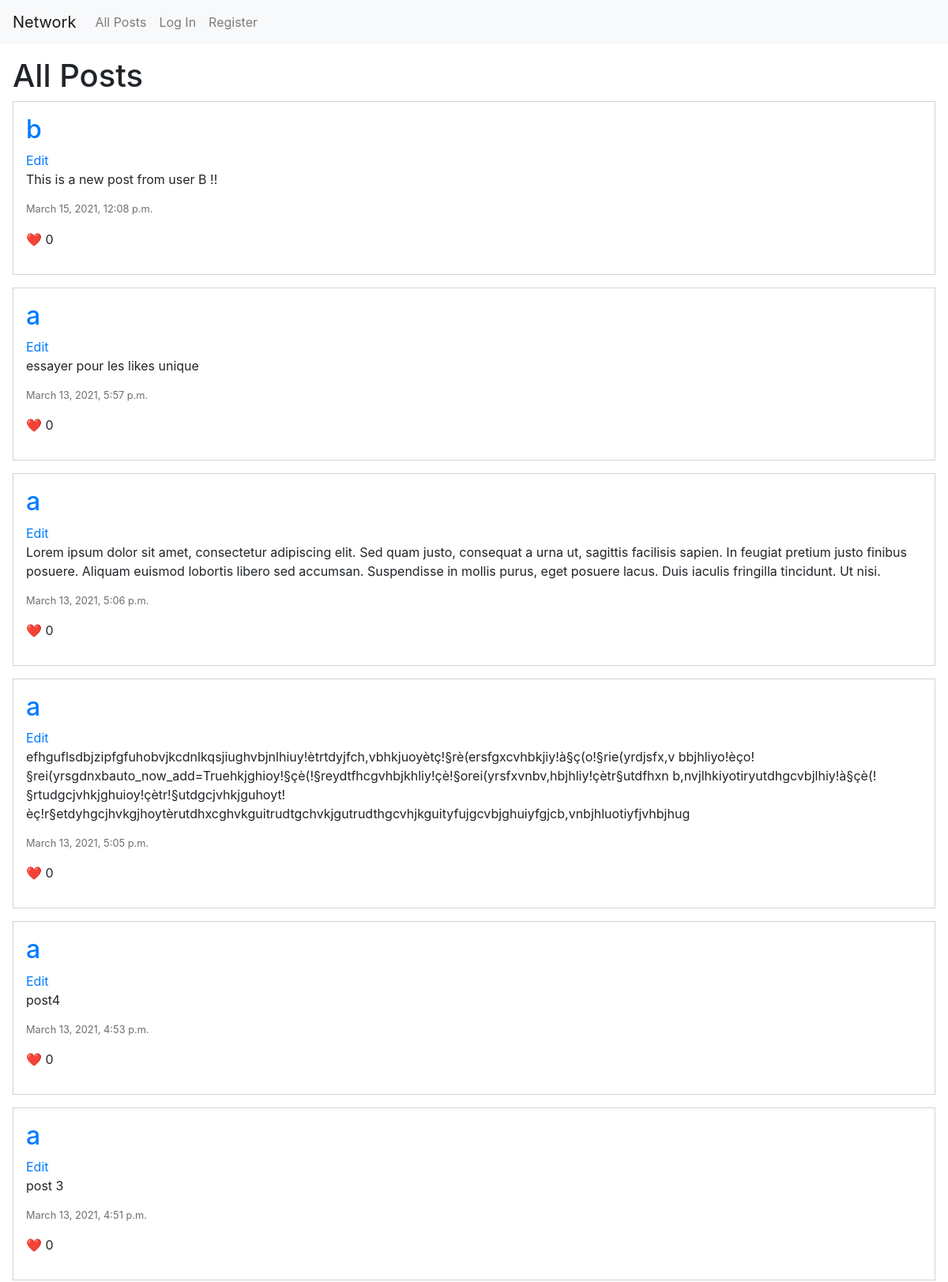
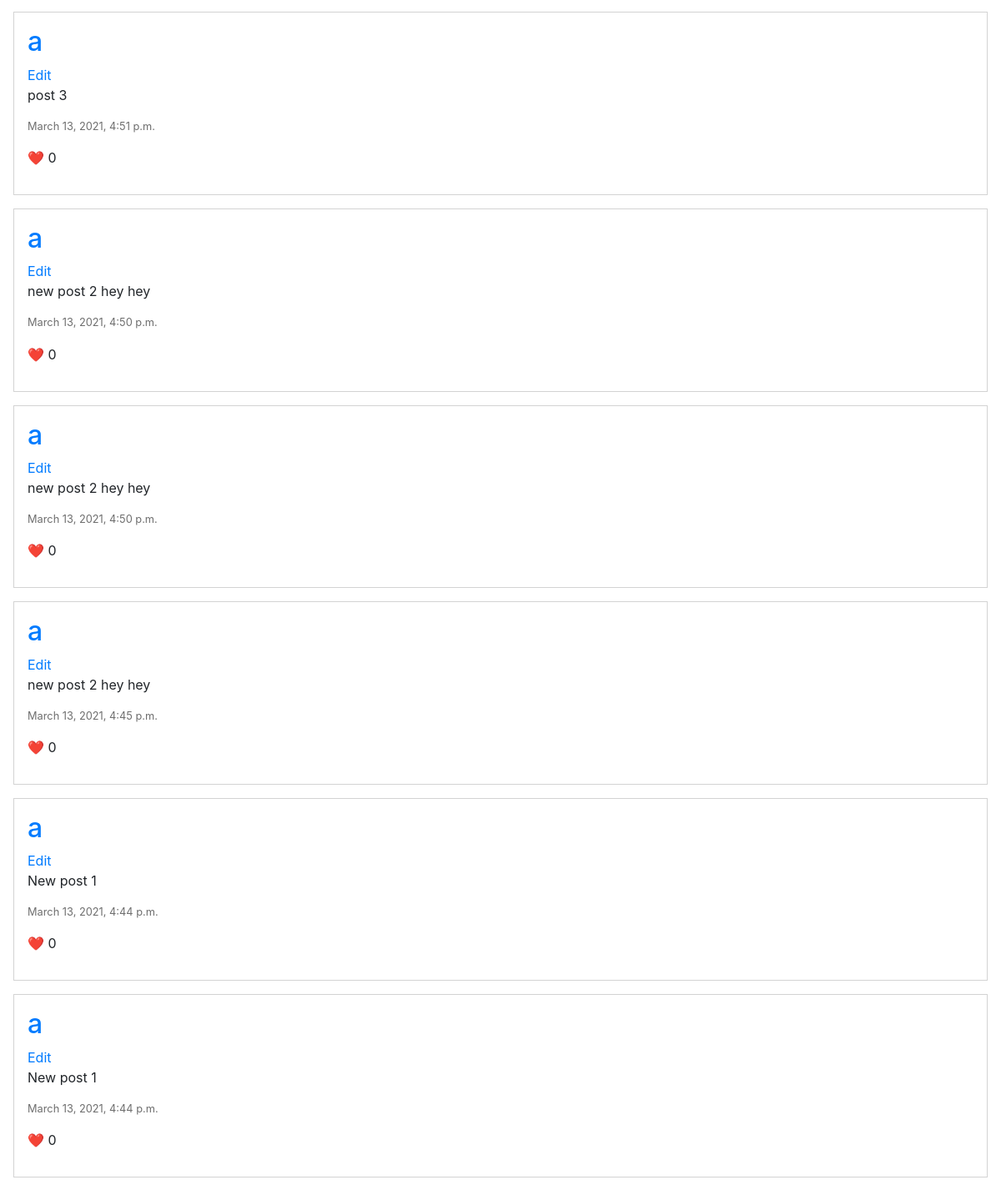
The page / on the database its author committed (2 pictures, top to bottom).
### network/models.py (models this page shows)
class Post(models.Model):
    author = models.ForeignKey(User, on_delete=models.CASCADE, related_name="author")
    text = models.CharField(max_length=280)
    time_creation = models.DateTimeField(auto_now_add=True)
    time_last_update = models.DateTimeField(auto_now=True)
    likes = models.ForeignKey(User, on_delete=models.CASCADE, related_name="liker", null=True)

class User(AbstractUser):
    followers = models.ManyToManyField("self", related_name="followerz", symmetrical=False)

### network/views.py (the view)
# urls.py: path("", views.index, name="index"),
def index(request):
    if request.method == "POST":
        text = request.POST["text"]
        author = User.objects.get(pk=request.user.id)
        new_post = Post(author=author, text=text)
        new_post.save()
        return HttpResponseRedirect(reverse("index"))
    else:
        posts = Post.objects.all().order_by("time_last_update").reverse()
        return render(request, "network/index.html", {
            "h1": "All Posts",
            "posts": posts,
            "display_new_post": True
        })

### network/templates/network/index.html (shortened to what this page needs)
{% extends "network/layout.html" %}
{% block body %}
    <div class="content">
        <h1>{{h1}}</h1>
        {% for post in posts %}
            <div class="post">
                <a href="{% url 'profile' post.author.id %}"><h2>{{ post.author.username }}</h2></a>
                <a href="#">Edit</a>
                <p>{{ post.text }}</p>
                <p class="post_time">{{ post.time_creation }}</p>
                <p>❤️ {% if post.likes %}
                        {{ post.likes }}
                     {% else %}
                        0
                     {% endif %}
                </p>
            </div>
        {% endfor %}
    </div>
{% endblock %}

### network/static/network/styles.css (style rules this page uses)
.content { padding: 16px; }
.post { border: 1px solid lightgray; padding: 1em; margin-bottom: 1rem; }
.post_time { font-size: 0.8em; color: rgb(110, 110, 110); }

### rows shown on the page
Post: author.username "b", text "This is a new post from user B !!", time_creation "March 15, 2021, 12:08 p.m."
Post: author.username "a", text "essayer pour les likes unique", time_creation "March 13, 2021, 5:57 p.m."
Post: author.username "a", text "Lorem ipsum dolor sit amet, consectetur adipiscing elit. Sed quam justo, consequat a urna ut, sagittis facilisis sapien. In feugiat pretium justo finibus posuere. Aliquam euismod lobortis libero sed accumsan. Suspendisse in mollis purus, eget posuere lacus. Duis iaculis fringilla tincidunt. Ut nisi.", time_creation "March 13, 2021, 5:06 p.m."
Post: author.username "a", text "efhguflsdbjzipfgfuhobvjkcdnlkqsjiughvbjnlhiuy!ètrtdyjfch,vbhkjuoyètç!§rè(ersfgxcvhbkjiy!à§ç(o!§rie(yrdjsfx,v bbjhliyo!èço!§rei(yrsgdnxbauto_now_add=Truehkjghioy!§çè(!§reydtfhcgvhbjkhliy!çè!§orei(yrsfxvnbv,hbjhliy!çètr§utdfhxn b,nvjlhkiyotiryutdhgcvbjlhiy!à§çè(!§rtudgcjvhkjghuioy!çètr!§utdgcjvhkjguhoyt!èç!r§etdyhgcjhvkgjhoytèrutdhxcghvkguitrudtgchvkjgutrudthgcvhjkguityfujgcvbjghuiyfgjcb,vnbjhluotiyfjvhbjhug", time_creation "March 13, 2021, 5:05 p.m."
Post: author.username "a", text "post4", time_creation "March 13, 2021, 4:53 p.m."
Post: author.username "a", text "post 3", time_creation "March 13, 2021, 4:51 p.m."
Post: author.username "a", text "post 3", time_creation "March 13, 2021, 4:51 p.m."
Post: author.username "a", text "new post 2 hey hey", time_creation "March 13, 2021, 4:50 p.m."
Post: author.username "a", text "new post 2 hey hey", time_creation "March 13, 2021, 4:50 p.m."
Post: author.username "a", text "new post 2 hey hey", time_creation "March 13, 2021, 4:45 p.m."
Post: author.username "a", text "New post 1", time_creation "March 13, 2021, 4:44 p.m."
Post: author.username "a", text "New post 1", time_creation "March 13, 2021, 4:44 p.m."

### other values the page prints
{{ h1 }} "All Posts"
